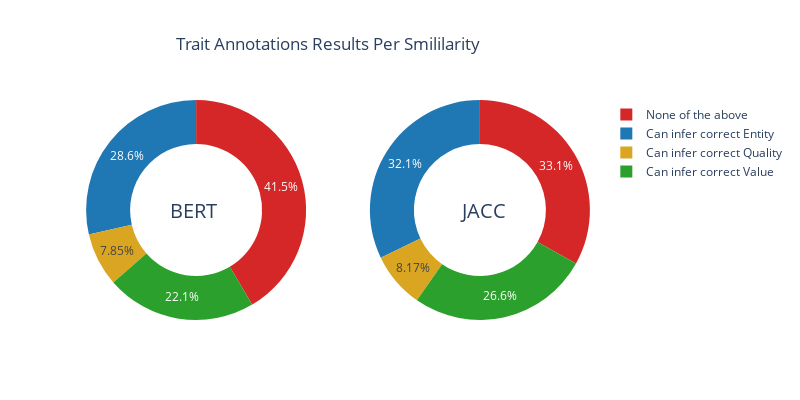

Here is the notebook cell this chart was saved with:
### Markdown cell above
### Plotly

### Code cell
df_plot = df.groupby(["SIM", "Result"]).count()["Species"]
df_plot.name = "Data"
df_plot

labels = ['None of the above', 'Can infer correct Entity', 'Can infer correct Quality', 'Can infer correct Value']
colors = [
     '#d62728', 
     '#1f77b4',
     'goldenrod',
     '#2ca02c', 
     ]

# Create subplots: use 'domain' type for Pie subplot
fig = make_subplots(rows=1, cols=2, specs=[[{'type':'domain'}, {'type':'domain'}]])
fig.add_trace(go.Pie(labels=labels, 
                     values=df_plot.loc["Bert", labels].values,
                     name="Bert Similarity",
                     sort=False,
                     marker_colors=colors),
              1, 1)
fig.add_trace(go.Pie(labels=labels, 
                     values=df_plot.loc["Jacc", labels].values,
                     name="Jaccard Similarity",
                     sort=False,
                     marker_colors=colors),
              1, 2)

# Use `hole` to create a donut-like pie chart
fig.update_traces(hole=.6, hoverinfo="label+percent+name",)

fig.update_layout(
    title_text="Trait Annotations Results Per Smililarity", title_x=0.22,
    # Add annotations in the center of the donut pies.
    annotations=[dict(text='BERT', x=0.17, y=0.5, font_size=20, showarrow=False),
                 dict(text='JACC', x=0.83, y=0.5, font_size=20, showarrow=False)],
               #   legend={'traceorder':'normal'}
              #  margin = dict(t=0, l=0, r=0, b=0),
               width=800, height=400,
                 )
fig.show()


folder_figures = "../../../reports/figures/"
# file_name = "PxPlot_HTML_SurveysPerSimilarity.html"
# fig.write_html(F"{folder_figures}{file_name}")
file_name = "PxPlot_PDF_SurveysPerSimilarity.pdf"
fig.write_image(F"{folder_figures}{file_name}")

### Figure 1 — Plotly figure (JSON) as saved in the notebook; plotly's stock layout.template omitted (floating-point values rounded to 4 significant figures)
{"data": [{"domain": {"x": [0, 0.45], "y": [0, 1]}, "hole": 0.6, "hoverinfo": "label+percent+name", "labels": ["None of the above", "Can infer correct Entity", "Can infer correct Quality", "Can infer correct Value"], "marker": {"colors": ["#d62728", "#1f77b4", "goldenrod", "#2ca02c"]}, "name": "Bert Similarity", "sort": false, "type": "pie", "values": [280, 193, 53, 149]}, {"domain": {"x": [0.55, 1], "y": [0, 1]}, "hole": 0.6, "hoverinfo": "label+percent+name", "labels": ["None of the above", "Can infer correct Entity", "Can infer correct Quality", "Can infer correct Value"], "marker": {"colors": ["#d62728", "#1f77b4", "goldenrod", "#2ca02c"]}, "name": "Jaccard Similarity", "sort": false, "type": "pie", "values": [174, 169, 43, 140]}], "layout": {"annotations": [{"font": {"size": 20}, "showarrow": false, "text": "BERT", "x": 0.17, "y": 0.5}, {"font": {"size": 20}, "showarrow": false, "text": "JACC", "x": 0.83, "y": 0.5}], "height": 400, "title": {"text": "Trait Annotations Results Per Smililarity", "x": 0.22}, "width": 800}}
